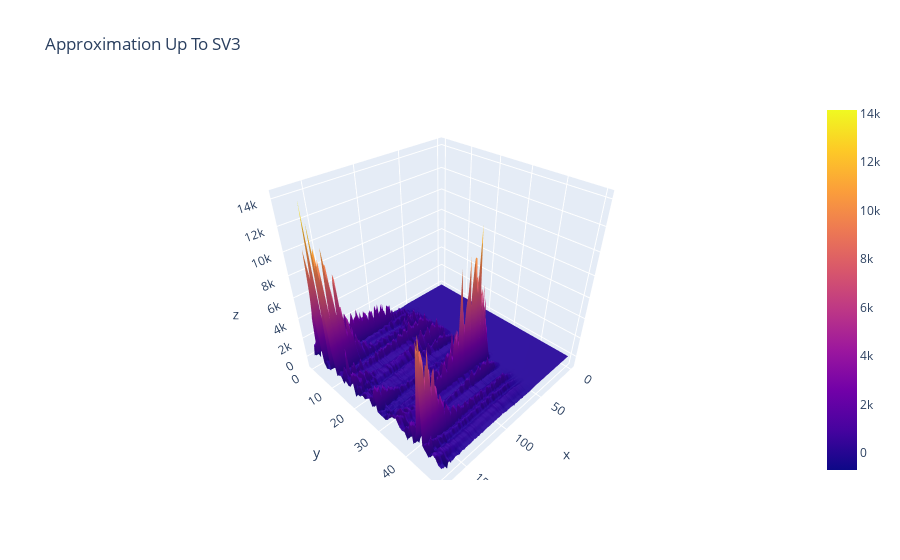

This figure's notebook cell:
### Code cell
approx_uptorank3 = approx_uptorank3_meancentered + b
fig = go.Figure(data=[go.Surface(z=approx_uptorank3)])
fig.update_layout(title='Approximation Up To SV3',autosize=True)
fig.show()

### Figure 1 — Plotly figure (JSON) as saved in the notebook; plotly's stock layout.template omitted (floating-point values rounded to 4 significant figures; data arrays with more than 128 entries replaced by an {"elided": "..."} marker saying what was removed)
{"data": [{"type": "surface", "z": {"elided": "51x173 float values"}}], "layout": {"autosize": true, "title": {"text": "Approximation Up To SV3"}}}
